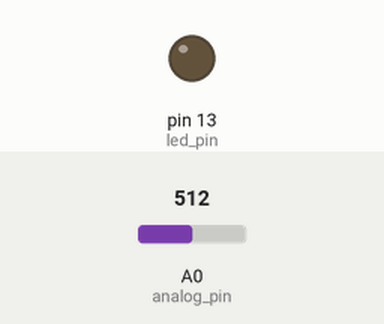
Bench run of a sketch on a simulated Arduino Uno, built with avr-gcc and run on an emulated ATmega328P. Shown: output pins drawn as LEDs (lit = HIGH). The inputs (shaded band) are chosen by the test bench; at power-on: A0 (analog_pin) = 512.

Above: at 1.2 s.
1.3 s: A0 (analog_pin) set to 400
At 2.5 s:
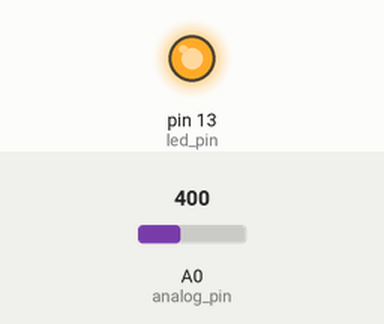
2.8 s: A0 (analog_pin) set to 2
4.3 s: A0 (analog_pin) set to 0
At 4.8 s:
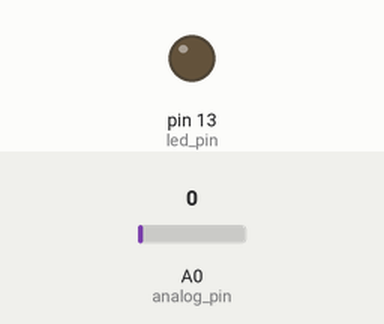
5.8 s: A0 (analog_pin) set to 122
At 7.1 s:
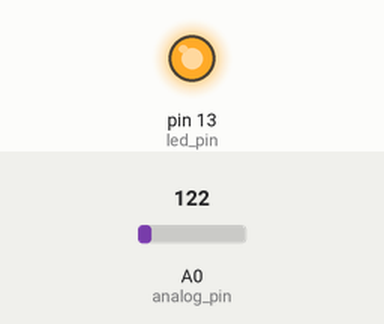
Timing chart, 0 to 8.3 s (numbered marks = the images above; inputs shaded):
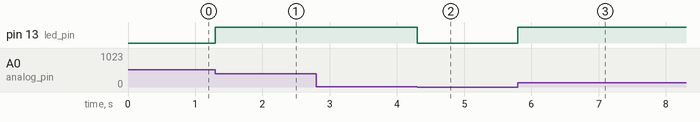

The sketch:

arduino_sensor.ino
```cpp
/**
 * Arduino Sensor
 *
 * Bridges our hardware components with the Android Application
 */
#include <SoftwareSerial.h>

#define BT_MODULE_BAUD_RATE 9600

int led_pin = 13; /* The Arduino UNO's built-in LED is on pin 13 */
int pressure = 0;
int analog_pin = A0;
int last_pressure_time = -1;
boolean pressure_flag = false;

unsigned long prev_millis = 0;
const long interval = 1000;           // interval at which to blink (milliseconds)
const long threshold = 10000;   // threshold (milliseconds)

SoftwareSerial bt_serial(9, 10);


static void android_receive_data();
static void check_sensors();
static void android_send_data();

void setup() {
    /* Set pins as outputs */
    pinMode(led_pin, OUTPUT);
    digitalWrite(led_pin, LOW);
    Serial.begin(BT_MODULE_BAUD_RATE);
    bt_serial.begin(BT_MODULE_BAUD_RATE);
}

void loop() {
  /* Listen for data from Android Phone */
  android_receive_data();

  /* Check the sensors and update data */
  check_sensors();

  /* Send data to Android Phone */
  android_send_data();
}

/**
 * Receive data from Android
 */
static void android_receive_data() {
  //char next_char;

  //if (bt_serial.available()) {
   //next_char = bt_serial.read();

   pressure = analogRead(analog_pin);
  //}
}

/**
 * Do stuff on hardware
 */
static void check_sensors() {
  digitalWrite(led_pin, pressure);
  return;
}

/**
 * Send data to Android
 */
static void android_send_data() {
  char msg[32];
  unsigned long current_millis = millis();

  if (current_millis - prev_millis >= interval) {
    // save the last time you broadcasted
    prev_millis = current_millis;

    //sprintf(msg, "%d", pressure);
    //Serial.println(msg);

    if (pressure > 410) {
      if (last_pressure_time == -1) {
        last_pressure_time = current_millis;
      } else if (current_millis - last_pressure_time > threshold) {
        pressure_flag = true;
        bt_serial.println("1");
        //Serial.println("1");
        pressure_flag = false;
        last_pressure_time = -1;
      }
    } else {
      if (pressure_flag) {
        bt_serial.println("0");
        //Serial.println("0");
      }
      pressure_flag = false;
      last_pressure_time = -1;
    }

    //bt_serial.println(msg);
    //Serial.println(msg);
  }
}
```

Measured:
- the behaviour switches between 1 and 0 on A0 (analog_pin) (found by bisection; images 1 and 2)
- after the input at 1.3 s, pin 13 (led_pin): LOW → HIGH at once
- after the input at 2.8 s, every drawn part: stays the same
- after the input at 4.3 s, pin 13 (led_pin): HIGH → LOW at once
- after the input at 5.8 s, pin 13 (led_pin): LOW → HIGH at once
